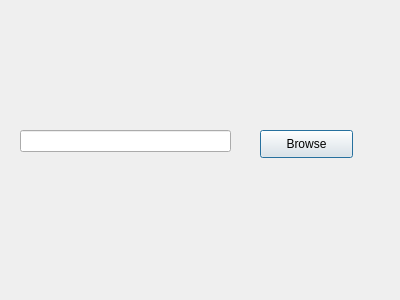
<?xml version="1.0" encoding="UTF-8"?>
<ui version="4.0">
 <class>Dialog</class>
 <widget class="QDialog" name="Dialog">
  <property name="geometry">
   <rect>
    <x>0</x>
    <y>0</y>
    <width>400</width>
    <height>300</height>
   </rect>
  </property>
  <property name="windowTitle">
   <string>Dialog</string>
  </property>
  <widget class="QLineEdit" name="filename">
   <property name="geometry">
    <rect>
     <x>20</x>
     <y>130</y>
     <width>211</width>
     <height>22</height>
    </rect>
   </property>
  </widget>
  <widget class="QPushButton" name="browse">
   <property name="geometry">
    <rect>
     <x>260</x>
     <y>130</y>
     <width>93</width>
     <height>28</height>
    </rect>
   </property>
   <property name="text">
    <string>Browse</string>
   </property>
  </widget>
 </widget>
 <resources/>
 <connections/>
</ui>
